Frame 1 (no input): blank canvas, image omitted
Frame 60 (no input): blank canvas, image omitted
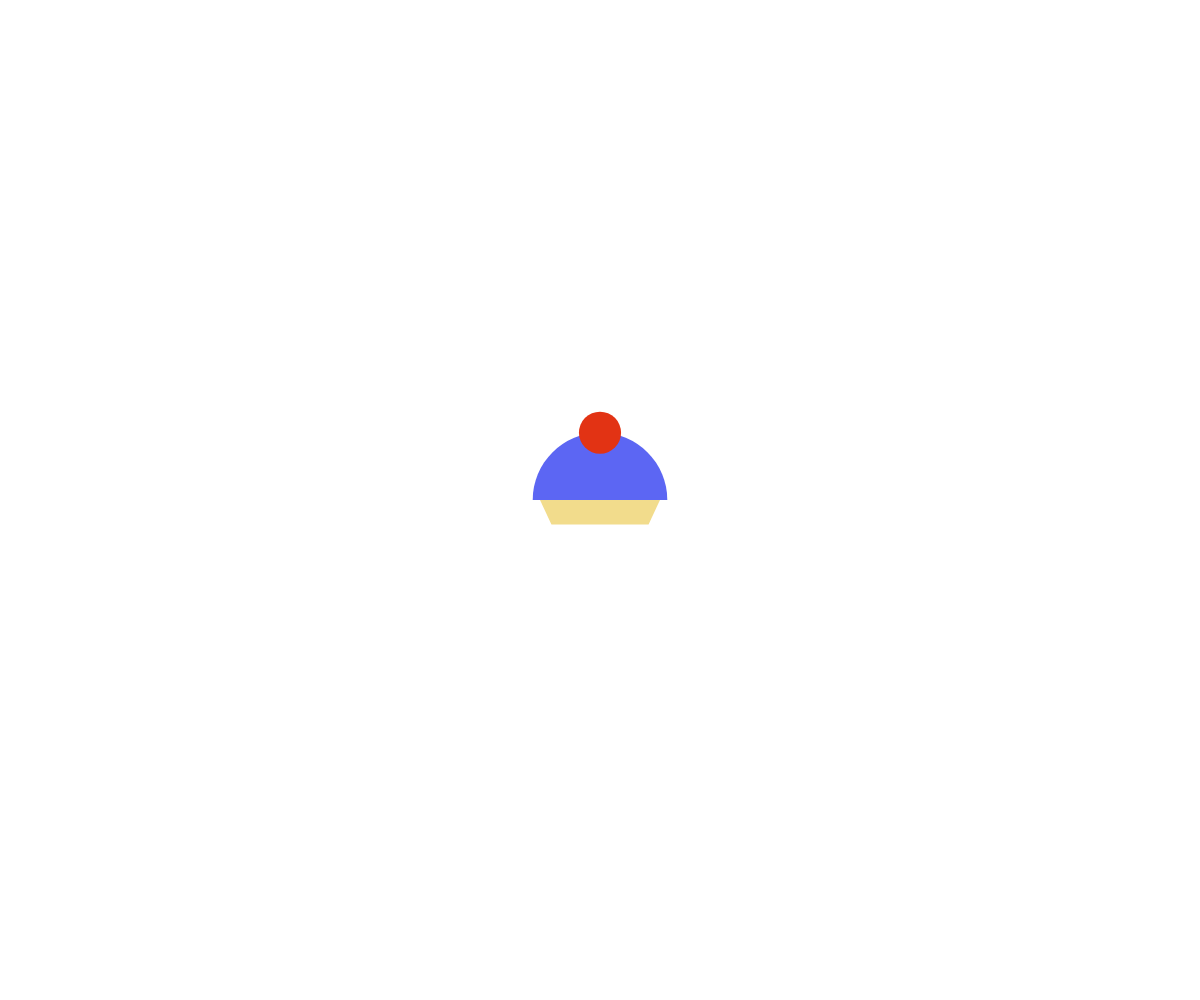
Frame 120 (the mouse pressed at the canvas centre since frame 60)

The p5.js sketch whose frames 1 and 60 were blank and that drew this single picture after the mouse press (run headless with seeded random() and noise() and a simulated clock; from frame 60 on, the mouse is pressed at the canvas centre):

// p5.js sketch
// ── sketch.js
let myCupcake = []; //array

function setup() {
  createCanvas(windowWidth, windowHeight);
}

function draw() {
  background(255); 
  for(let i=0;i<myCupcake.length; i++){
    myCupcake[i].display(); //goes through the cupcake array and pulls one out each time
  }
}

function mousePressed(){
  let tempCupcake = new Cupcake(mouseX, mouseY,random(20,60),random(10,80),random(30,70),0,random(100,200),random(10,50)); //places the position of the cupcake at mouse location, and using random variables to alter the size and components of the cupcake
  // the limitations within the random functions are used so that the cupcake shape is still somewhat recognizable
  myCupcake.push(tempCupcake);
}

// the cupcake class is made to provide variable elements
class Cupcake{
  constructor(x,y,basex, basey,topx, topy, frostingsize,cherrysize){
    this.x=x; //position
    this.y=y; //position
    this.basex = basex; // base x and y is made to alter the base of the cupcake's size
    this.basey = basey;
    this.topx = topx; // top x and y is made to alter the top of the cupcake wrapper, there are 4 total (basex,basey,topx,topy) as the cupcake wrapper should form into a trapezoid of some sort
    this.topy = topy;
    this.frostingsize = frostingsize; // this is going to the plugged into the arc function to alter the size of the frosting
    this.cherrysize = cherrysize; // this is going to be plugged into the function circle to alter the size of the cherries
    this.frostingflavor = int(random(5)); // i wanted to include some sort of conditional, so i used this to set a conditional for the color of the frosting, predetermining it to 5 different 'flavors'
  }
  display(){ // this forms the rules to display the actual cupcake
    push();
    translate(this.x,this.y); //i dont need to use mouse x and mouse y again because that has been established above
    noStroke();
    fill("#f2dc8cff");

    // the 4 variables made above is used here to create a trapezoidal shape
    beginShape();
    vertex(-this.topx,this.topy);
    vertex(this.topx,this.topy);
    vertex(this.basex,this.basey);
    vertex(-this.basex,this.basey);
    endShape();
    
    // i used conditionals to make the color of the frosting different as frostingflavor pulls out a number 0-5, so I set different colors corresponding to the different numbers
    if(this.frostingflavor==0){
      fill("#ee88f5ff");
    } else if(this.frostingflavor == 1){
      fill("#5c66f3ff");
    } else if(this.frostingflavor == 2){
      fill("#3c2408ff");
    } else if(this.frostingflavor == 3){
      fill("#adec71ff");
    } else if(this.frostingflavor == 4){
      fill("#f59898ff");
    } else {
      fill("#aa8bf1ff");
    }
    arc(0,this.topy,this.frostingsize,this.frostingsize,PI,0,CHORD);
    
    // this alters the size of the cherry, and i used frostingsize/2 as means so that the cherry would always stay on the frosting regardless of the frostingsize
    fill("#e23314ff");
    circle(0,-this.frostingsize/2,this.cherrysize)
    pop();
  }
}
